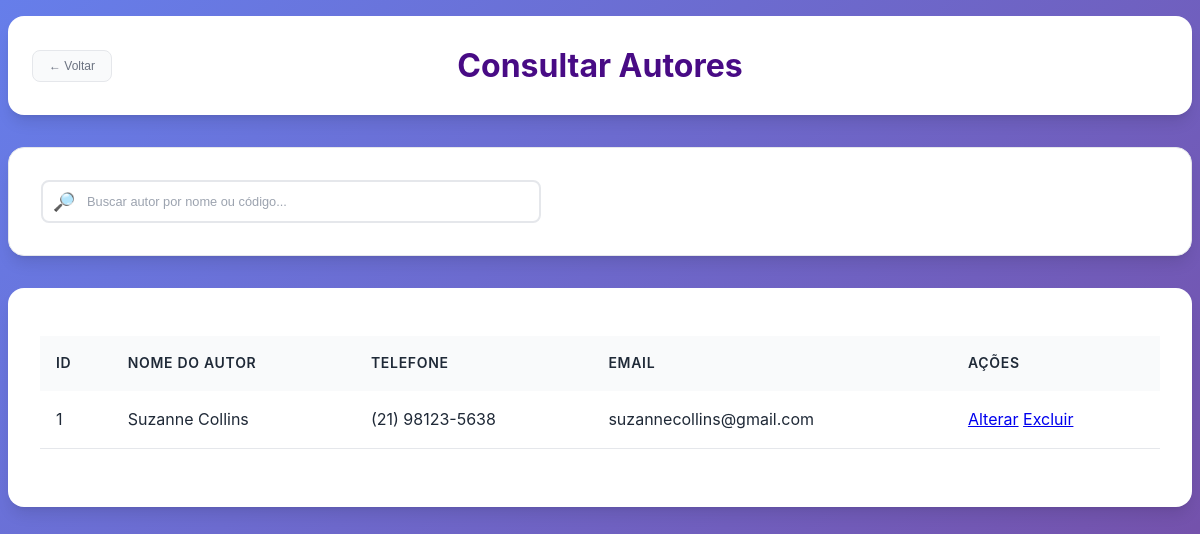
Before: /subtelas/consultar_autor.php (signed in) with the older database file.
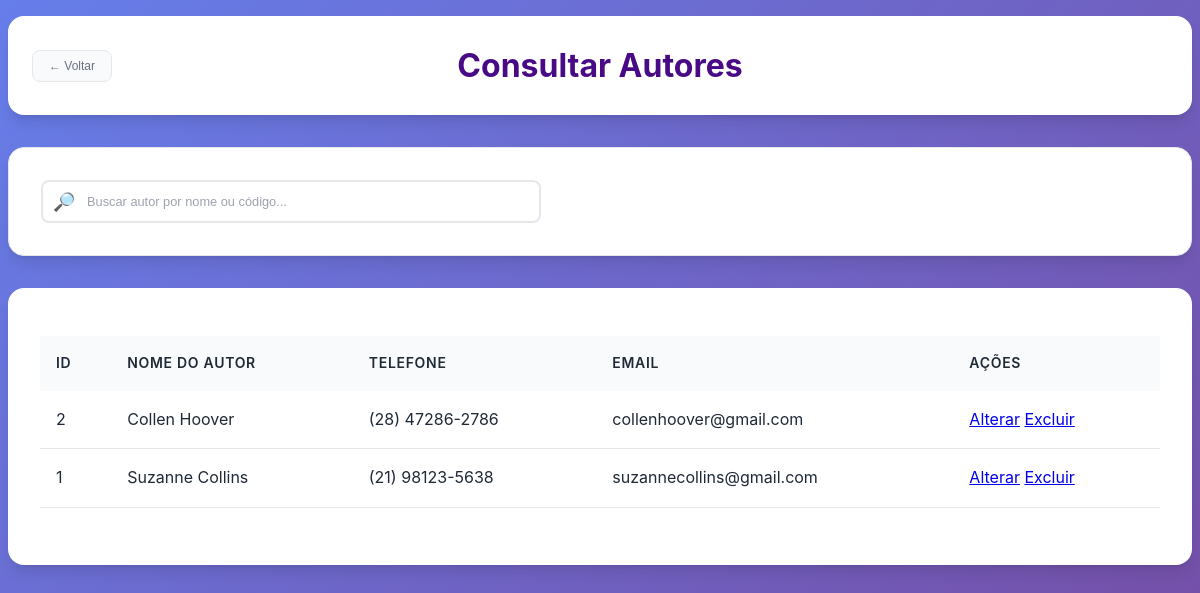
After: the same page with the newer database file.
### tables this page shows
CREATE TABLE `autor` (
  `Cod_Autor` int(11) NOT NULL,
  `Nome_Autor` varchar(255) DEFAULT NULL,
  `Telefone` varchar(255) DEFAULT NULL,
  `Email` varchar(255) NOT NULL
);

### subtelas/consultar_autor.php (the view, shortened to what this page needs)
<?php
require_once '../conexao.php';
$autor = [];
if($_SERVER["REQUEST_METHOD"] == "POST" && !empty($_POST['busca'])){
  $busca = trim($_POST['busca']);
  if(is_numeric($busca)){
    $sql = "SELECT * FROM autor WHERE Cod_Autor = :busca ORDER BY Nome_Autor ASC";
    $stmt = $pdo->prepare($sql);
    $stmt->bindParam(':busca', $busca, PDO::PARAM_INT);
  } else {
    $sql = "SELECT * FROM autor WHERE Nome_Autor LIKE :busca_nome_autor ORDER BY Nome_Autor ASC";
    $stmt = $pdo->prepare($sql);
    $stmt->bindValue(':busca_nome_autor', "$busca%", PDO::PARAM_STR);
  }
  try {
    $stmt->execute();
    $autor = $stmt->fetchAll(PDO::FETCH_ASSOC);
  } catch (PDOException $e) {
    die("Erro na consulta: " . $e->getMessage());
  }
} else {
  $sql = "SELECT * FROM autor ORDER BY Nome_Autor ASC";
  try {
    $stmt = $pdo->prepare($sql);
    $stmt->execute();
    $autor = $stmt->fetchAll(PDO::FETCH_ASSOC);
  } catch (PDOException $e) {
    die("Erro na consulta: " . $e->getMessage());
  }
}
?>
<!DOCTYPE html>
<html lang="pt-br">
<head>
  <link rel="stylesheet" type="text/css" href="subtelas_css/consultas.css" />
  <link rel="stylesheet" type="text/css" href="subtelas_css/sidebar.css">
</head>
<body>
    <div class="page-wrapper">
    <header>
        <form action="../gerente.php" method="POST">
            <button class="btn-voltar">← Voltar</button>
        </form>
        <h1>Consultar Autores</h1>
    </header>
<form action="consultar_autor.php" method="POST">
  <div id="search-container">
    <div class="input-wrapper">
      <span class="icon">🔎</span>
      <input type="text" id="search-input" name="busca" placeholder="Buscar autor por nome ou código..." required>
    </div>
  </div>
</form>
<nav>
  <?php if(!empty($autor)):?>
        <table id="funcionarios-table">
            <tr>
                <th> ID </th>
                <th> NOME DO AUTOR </th>
                <th> TELEFONE </th>
                <th> EMAIL </th>
                <th> AÇÕES </th>
            </tr>
            <?php foreach($autor as $autor_item):?>
            <tr>
                <td> <?=htmlspecialchars($autor_item['Cod_Autor'])?></td>
                <td> <?=htmlspecialchars($autor_item['Nome_Autor'])?></td>
                <td> <?=htmlspecialchars($autor_item['Telefone'])?></td>
                <td> <?=htmlspecialchars($autor_item['Email'])?></td>
                <td>
                    <a href="alterar_autor.php?id=<?=htmlspecialchars($autor_item['Cod_Autor'])?>">Alterar</a>
                    <a href="excluir_autor.php?id=<?=htmlspecialchars($autor_item['Cod_Autor'])?>" onclick="return confirm('Tem certeza que deseja excluir este autor?')">Excluir</a>
                </td>
            </tr>
            <?php endforeach;?>
        </table>
        <?php else:?>
            <p> Nenhum autor encontrado.</p>
        <?php endif;?>
                 <br>
         </nav>
    </div>
</body>
</html>

Changed rows visible on the page:
added autor: Cod_Autor "2", Nome_Autor "Collen Hoover", Telefone "(28) 47286-2786", Email "collenhoover@gmail.com"
